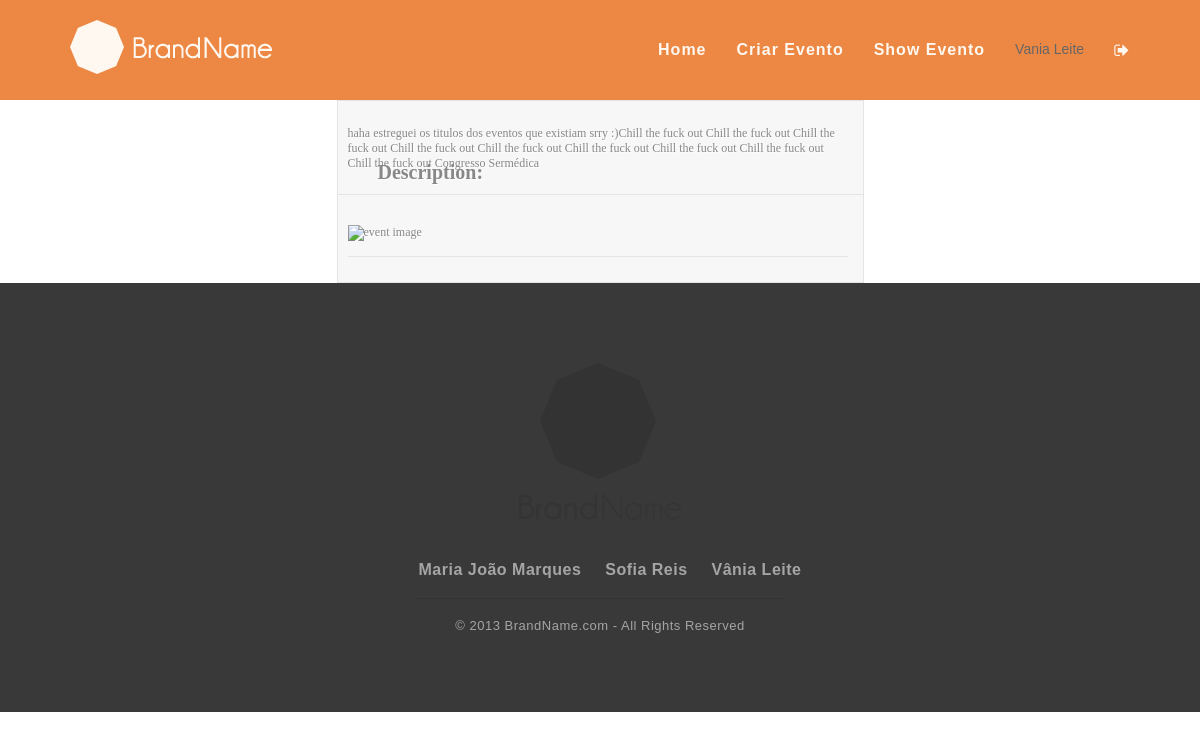
Page /?pagina=listEvents (signed in) on the committed database.
### tables this page shows
CREATE TABLE "Event" (
	`idEvent`	INTEGER PRIMARY KEY AUTOINCREMENT,
	`name`	TEXT NOT NULL,
	`description`	TEXT NOT NULL,
	`idImage`	INTEGER,
	`idType`	INTEGER,
	`date`	TEXT NOT NULL,
	`idUser`	INTEGER NOT NULL,
	`public`	INTEGER DEFAULT 0,
	`local`	TEXT
);

### php/fetchEvents.php (called while the page is built, shortened)
<?php
try {
  $db = new PDO('sqlite:./db/dboltw.db');
  $db->setAttribute(PDO::ATTR_ERRMODE, PDO::ERRMODE_EXCEPTION);
} catch (PDOException $e) {
    print "Error!: " . $e->getMessage() . "<br/>";
    die();
}
function getAllEvents(){
  try{
    global $db;
    $stmt=$db->prepare("SELECT * FROM Event");
    $query = $stmt->execute();
    $result= $stmt->fetchAll();
    return $result;
  }
  catch(PDOException $e){
    $_SESSION['errors']=" <script type=\"text/javascript\">
      swal({
            title: \"Error!\",
            text: ". $stmt->errorInfo() .",
            type: \"error\",
            confirmButtonText: \"OK\"
      });
      </script>";
    return -1;
  }
}
$events=getAllEvents();
?>

### template/listEvents.php (the view)
<?php include_once 'php/fetchEvents.php'; ?>
<div  class="event-form">
	<?php
		for($i=0; $i < count($events); ++$i)
		{
			echo $events[$i]['name'];
		}
	?>
    <h2>Description:</h2>
  <section>
   <img src="http://indiabright.com/wp-content/uploads/2015/10/cute.jpg" alt="event image" >
   <br /> <br />
 </section>
</div>

### template/header.php (shortened to what this page needs)
	<!DOCTYPE html>
<html>
    <head>
			<link href="https://code.jquery.com/ui/1.10.4/themes/ui-lightness/jquery-ui.css" rel="stylesheet">
      <link rel="stylesheet" type="text/css" href="css/sweetalert.css">
      <link href="css/reset.css" rel="stylesheet">
      <link href= "css/main.css" rel="stylesheet" >
      <link href="font-awesome-4.1.0/css/font-awesome.min.css" rel="stylesheet" type="text/css">
      <link rel="stylesheet" href="https://netdna.bootstrapcdn.com/font-awesome/4.0.3/css/font-awesome.min.css" />
      </head>
      <body>
        <section class="billboard-header">
          <header id="header_geral">
            <div class="wrapper">
              <a href="#"><img src="img/logo.png" class="h_logo" alt="" title=""></a>
              <nav>
                <?php
                if(isset($_SESSION['username'])){ ?>
                <ul class="main_nav">
                  <li class="current"><a href="./"> Home </a></li>
                  <li><a href="./?pagina=createEvent">Criar Evento</a></li>
                  <li><a href="./?pagina=listEvents">Show Evento</a></li>
                  <li><p><?php echo $_SESSION['firstname']; ?> <?php echo $_SESSION['lastname']; ?></p></li>
                  <li><a href="./php/action_logout.php"><span class="icon"><i class="fa fa-sign-out"></i></span></a></li>
                </ul>
                  <?php }?>
              </nav>
            </div>
          </header>
				</section>

### index.php
<?php
include 'template/header.php';
if (isset ( $_GET ['pagina'] ))
{
	 $url = 'template/' . $_GET['pagina'] . '.php';
	 include  $url;
}
else
{
 	include 'template/home.php';
}
include 'template/footer.php';
?>

### template/footer.php
<footer>
		<img src="img/footer_logo.png" alt="" title="">
		<nav>
			<ul>
				<li><a href="#">Maria João Marques</a></li>
				<li><a href="#">Sofia Reis</a></li>
				<li><a href="#">Vânia Leite</a></li>
			</ul>
		</nav>
		<hr class="footer_sp"/>
		<p class="rights">© 2013 BrandName.com - All Rights Reserved</p>
	</footer>
</body>
</html>

### css/main.css (style rules this page uses)
#header_geral { width: 100%; height: 100px; background-color: rgba(255, 255, 255, .1); z-index: 9999; }
#header_geral .h_logo { float: left; margin-top: 20px; }
#header_geral nav { float: right; margin-top: 42px; overflow: hidden; }
#header_geral nav ul li { float: left; margin-left: 30px; }
#header_geral nav ul li a { text-decoration: none; font-family: 'LatoBold', arial; font-weight: bold; font-size: 16px; color: #fef8f1; letter-spacing: 1px; }
.billboard-header { width: 100%; height: 100px; background: #EB7A2F ; background-size: cover; -webkit-background-size: cover; -moz-background-size: cover; -o-background-size: cover; }
footer { width: 100%; padding: 80px 0; background-color: #393939; text-align: center; }
footer nav { width: 100%; }
footer nav ul li { list-style: none; display: inline-block; margin: 40px 0 20px 0; }
footer nav ul li a { text-decoration: none; color: #a5a5a5; font-family: "LatoBold", arial; font-size: 16px; font-weight: bold; margin-left: 20px; letter-spacing: .5px; }
footer hr.footer_sp { width: 370px; height: 1px; background-color: #333; border: none; margin: 0 auto; margin-bottom: 20px; }
footer .rights { color: #a5a5a5; font-family: "LatoRegular", arial; font-size: 13px; letter-spacing: .5px; }
.wrapper { width: 1060px; height: auto; margin: 0 auto; }
footer nav ul li a, footer .rights a, header nav ul li a, .call_to_action a.cta_btn, .testimonials a.author, .newsletter .submit_nl { transition: .2s linear; -webkit-transition: .2s linear; -moz-transition: .2s linear; -o-transition: .2s linear; }
body { font-family: 'Source Sans Pro', sans-serif; font-size: 14px; color: #666; }
.event-form { margin-left:auto; margin-right:auto; max-width: 500px; background: #F7F7F7; padding: 25px 15px 25px 10px; font: 12px Georgia, "Times New Roman", Times, serif; color: #888; text-shadow: 1px 1px 1px #FFF; border:1px solid #E4E4E4; }
.event-form h2 { font-size: 20px; padding: 0px 0px 10px 40px; display: block; border-bottom:1px solid #E4E4E4; margin: -10px -15px 30px -10px;; color: #888; }
.event-form section { display: block; border-bottom:1px solid #E4E4E4; }

### rows in the picture
event: name "haha estreguei os titulos dos eventos que existiam srry :)"
event: name "Chill the fuck out"
event: name "Chill the fuck out"
event: name "Chill the fuck out"
event: name "Chill the fuck out"
event: name "Chill the fuck out"
event: name "Chill the fuck out"
event: name "Chill the fuck out"
event: name "Chill the fuck out"
event: name "Chill the fuck out"
event: name "Congresso Sermédica"

### other values in the picture
$_SESSION['firstname'] "Vania"
$_SESSION['lastname'] "Leite"
